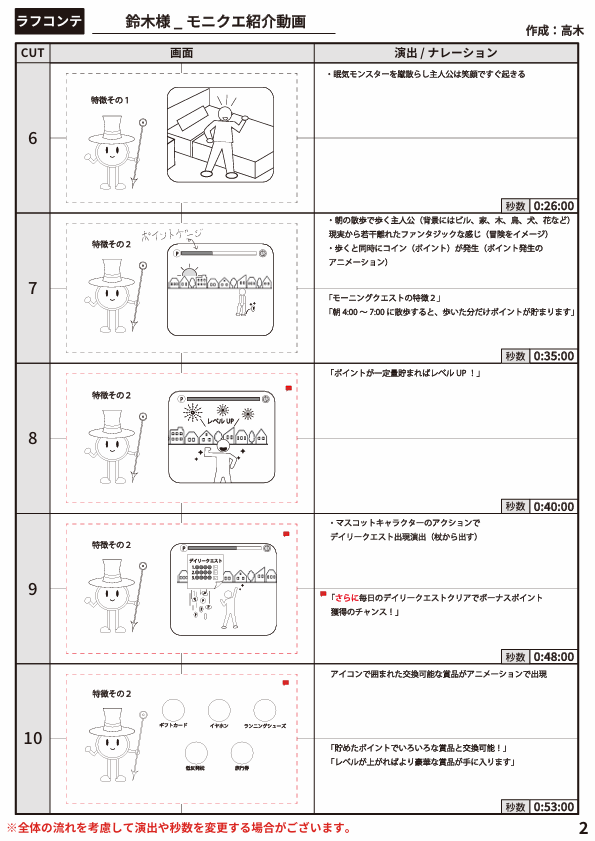
#> input picture like-animation/temp_notion/2025-06-27_06h36_19.png, 595 x 841 px, found by its file name
$ python crop_images.py
#> lines starting #> are read from the running program, lines starting #| are printed output that depends on the picture
from PIL import Image
import os

def crop_borders(image_path, crop_pixels):
#> called with crop_pixels = 15
    try:
        img = Image.open(image_path)
#> img is the input picture: PIL image 595x841 RGBA; mean R, G, B, A 238.8, 237.3, 237.1, 255
        width, height = img.size
#> width = 595; height = 841
        # 枠線（点線）が含まれる周囲をトリミング
        # crop_pixels は上下左右から削るピクセル数
        left = crop_pixels
        top = crop_pixels
        right = width - crop_pixels
#> right = 580
        bottom = height - crop_pixels
#> bottom = 826

        cropped_img = img.crop((left, top, right, bottom))
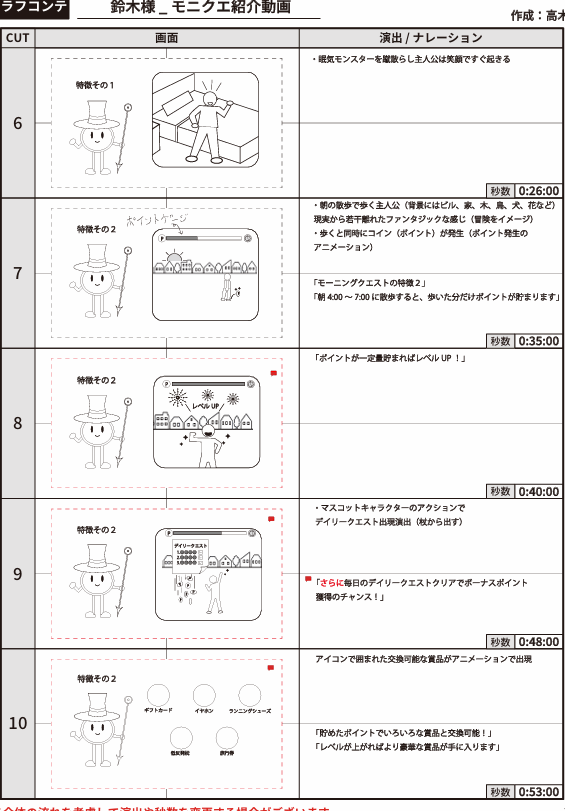
#> cropped_img: PIL image 565x811 RGBA; mean R, G, B, A 237.8, 236.6, 236.4, 255
        cropped_img.save(image_path)
        print(f"Successfully cropped {image_path}")
    except Exception as e:
        print(f"Failed to process {image_path}: {e}")

# 対象の画像ファイルパス
file1 = r"c:\Users\yhooa\Documents\Google Antigravity\antigravity-revenue\WEB\like-animation\public\assets\notion\2025-06-27_06h36_19.png"
file2 = r"c:\Users\yhooa\Documents\Google Antigravity\antigravity-revenue\WEB\like-animation\public\assets\notion\2025-06-27_06h37_01.png"

# 点線枠を消すために、少し大きめにトリミング (例えば 20px 程度)
# 実際の枠線の太さに応じて調整が必要だが、まずは安全策で 15px 程度削る
crop_pixels = 15

crop_borders(file1, crop_pixels)
crop_borders(file2, crop_pixels)
#> call 2 of crop_borders, with crop_pixels = 15
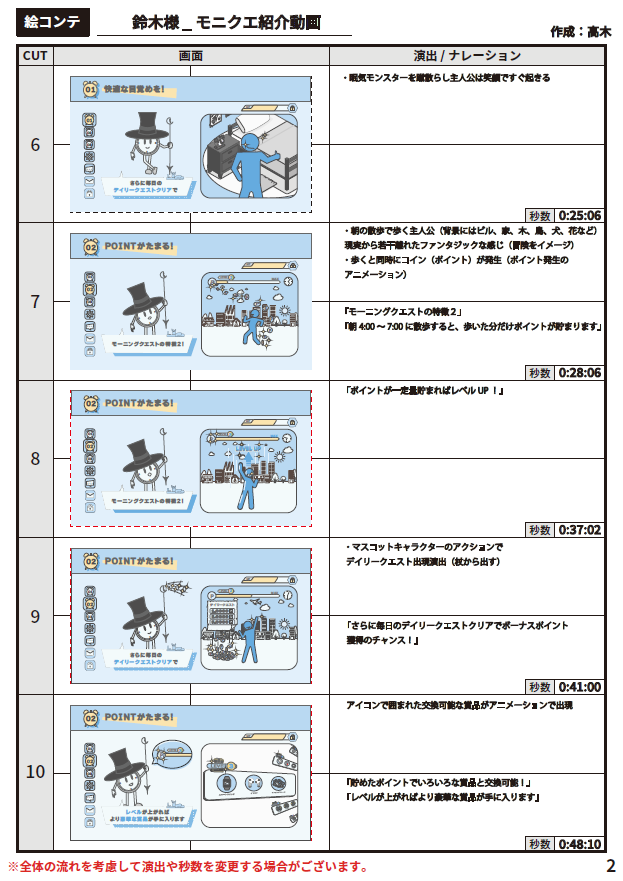
#> input picture like-animation/temp_notion/2025-06-27_06h37_01.png, 623 x 881 px, found by its file name
#> in crop_borders, img is the input picture: PIL image 623x881 RGBA; mean R, G, B, A 222.7, 225.7, 228.3, 255
#> in crop_borders (call 2), `cropped_img = img.crop((left, top, right, bottom))`:
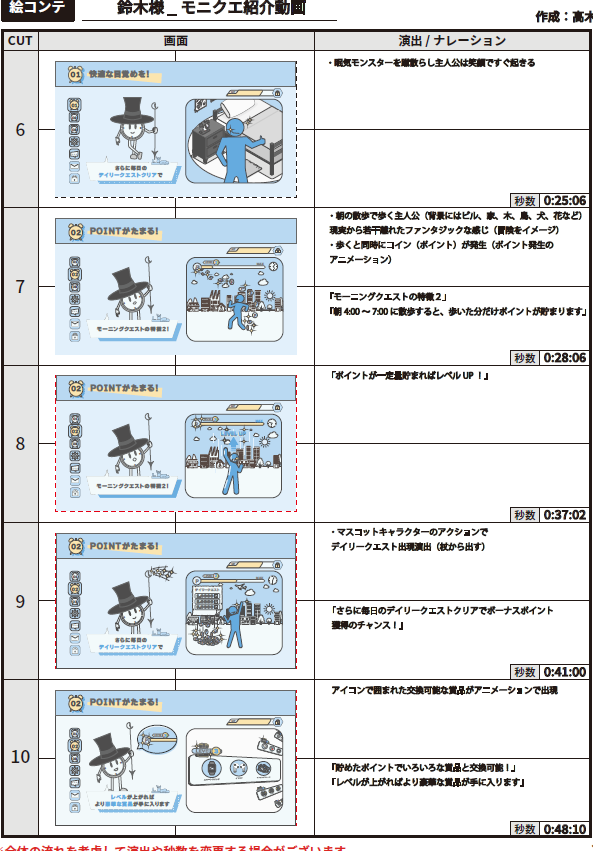
#> cropped_img: PIL image 593x851 RGBA; mean R, G, B, A 220.2, 223.8, 226.6, 255
